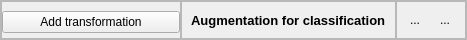
        <widget class="QFrame" name="footer">
         <property name="minimumSize">
          <size>
           <width>0</width>
           <height>40</height>
          </size>
         </property>
         <property name="maximumSize">
          <size>
           <width>16777215</width>
           <height>40</height>
          </size>
         </property>
         <property name="frameShape">
          <enum>QFrame::StyledPanel</enum>
         </property>
         <property name="frameShadow">
          <enum>QFrame::Raised</enum>
         </property>
         <layout class="QHBoxLayout" name="horizontalLayout_7">
          <property name="spacing">
           <number>0</number>
          </property>
          <property name="leftMargin">
           <number>0</number>
          </property>
          <property name="topMargin">
           <number>0</number>
          </property>
          <property name="rightMargin">
           <number>0</number>
          </property>
          <property name="bottomMargin">
           <number>0</number>
          </property>
          <item alignment="Qt::AlignLeft">
           <widget class="QFrame" name="frame_9">
            <property name="minimumSize">
             <size>
              <width>180</width>
              <height>0</height>
             </size>
            </property>
            <property name="frameShape">
             <enum>QFrame::StyledPanel</enum>
            </property>
            <property name="frameShadow">
             <enum>QFrame::Raised</enum>
            </property>
            <layout class="QHBoxLayout" name="horizontalLayout_8">
             <property name="spacing">
              <number>0</number>
             </property>
             <property name="leftMargin">
              <number>0</number>
             </property>
             <property name="topMargin">
              <number>5</number>
             </property>
             <property name="rightMargin">
              <number>0</number>
             </property>
             <property name="bottomMargin">
              <number>0</number>
             </property>
             <item>
              <widget class="QPushButton" name="pushButton_3">
               <property name="text">
                <string>Add transformation</string>
               </property>
               <property name="icon">
                <iconset resource="../svg/icons.qrc">
                 <normaloff>:/icons/299068_add_sign_icon.svg</normaloff>:/icons/299068_add_sign_icon.svg</iconset>
               </property>
               <property name="iconSize">
                <size>
                 <width>25</width>
                 <height>25</height>
                </size>
               </property>
              </widget>
             </item>
            </layout>
           </widget>
          </item>
          <item>
           <widget class="QFrame" name="frame_21">
            <property name="frameShape">
             <enum>QFrame::StyledPanel</enum>
            </property>
            <property name="frameShadow">
             <enum>QFrame::Raised</enum>
            </property>
            <layout class="QHBoxLayout" name="horizontalLayout_12">
             <item alignment="Qt::AlignHCenter">
              <widget class="QLabel" name="state_label">
               <property name="font">
                <font>
                 <family>Segoe UI</family>
                 <pointsize>10</pointsize>
                 <bold>true</bold>
                </font>
               </property>
               <property name="text">
                <string>Augmentation for classification</string>
               </property>
              </widget>
             </item>
            </layout>
           </widget>
          </item>
          <item alignment="Qt::AlignRight">
           <widget class="QFrame" name="frame_12">
            <property name="minimumSize">
             <size>
              <width>70</width>
              <height>0</height>
             </size>
            </property>
            <property name="frameShape">
             <enum>QFrame::StyledPanel</enum>
            </property>
            <property name="frameShadow">
             <enum>QFrame::Raised</enum>
            </property>
            <layout class="QHBoxLayout" name="horizontalLayout_9">
             <property name="spacing">
              <number>0</number>
             </property>
             <property name="leftMargin">
              <number>0</number>
             </property>
             <property name="topMargin">
              <number>0</number>
             </property>
             <property name="rightMargin">
              <number>0</number>
             </property>
             <property name="bottomMargin">
              <number>0</number>
             </property>
             <item>
              <widget class="QToolButton" name="single_view">
               <property name="toolTip">
                <string>Single view</string>
               </property>
               <property name="text">
                <string>...</string>
               </property>
               <property name="icon">
                <iconset resource="../svg/icons.qrc">
                 <normaloff>:/icons/9025873_square_icon.svg</normaloff>:/icons/9025873_square_icon.svg</iconset>
               </property>
               <property name="iconSize">
                <size>
                 <width>25</width>
                 <height>25</height>
                </size>
               </property>
               <property name="autoRaise">
                <bool>true</bool>
               </property>
              </widget>
             </item>
             <item>
              <widget class="QToolButton" name="multiple_view">
               <property name="toolTip">
                <string>Multiple view</string>
               </property>
               <property name="text">
                <string>...</string>
               </property>
               <property name="icon">
                <iconset resource="../svg/icons.qrc">
                 <normaloff>:/icons/9040506_grid_icon.svg</normaloff>:/icons/9040506_grid_icon.svg</iconset>
               </property>
               <property name="iconSize">
                <size>
                 <width>24</width>
                 <height>24</height>
                </size>
               </property>
               <property name="autoRaise">
                <bool>true</bool>
               </property>
              </widget>
             </item>
            </layout>
           </widget>
          </item>
         </layout>
        </widget>
